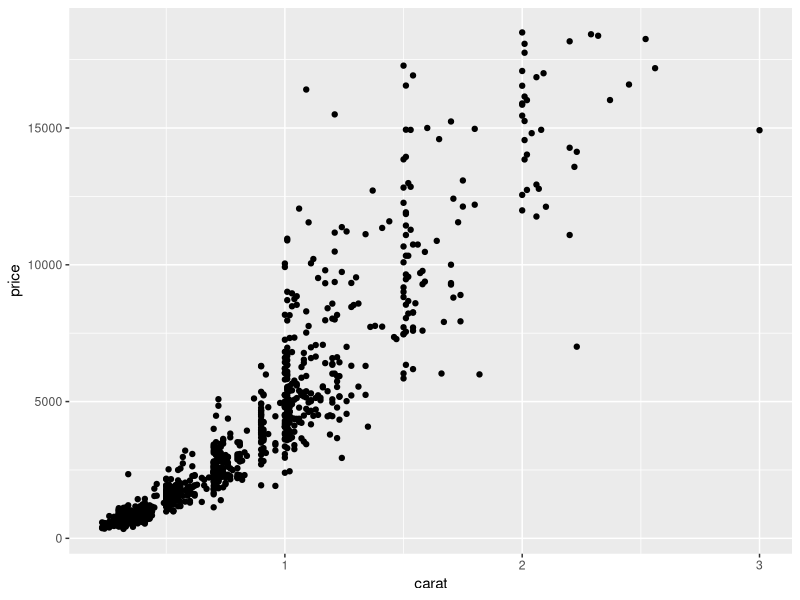
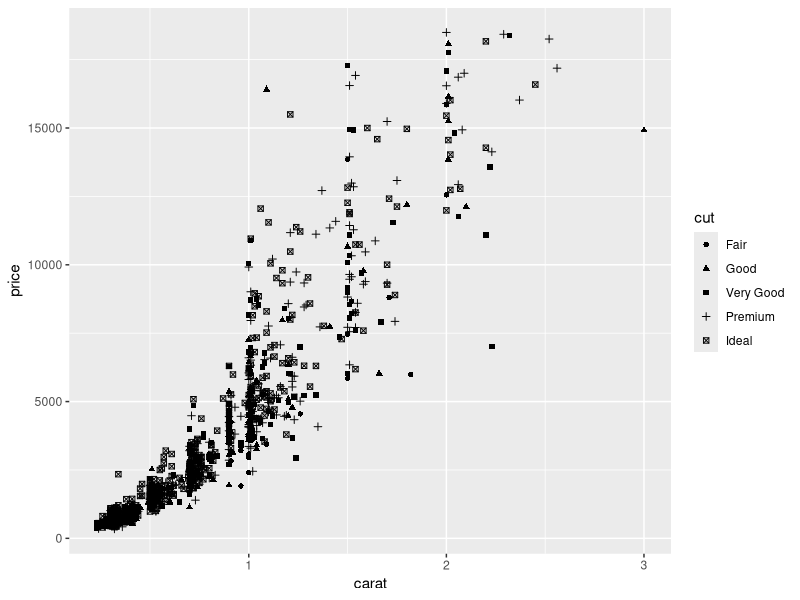
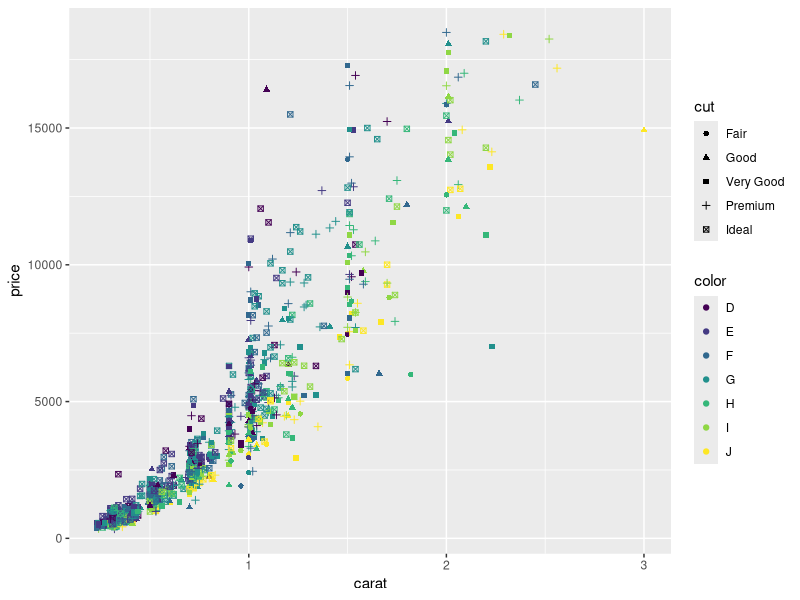
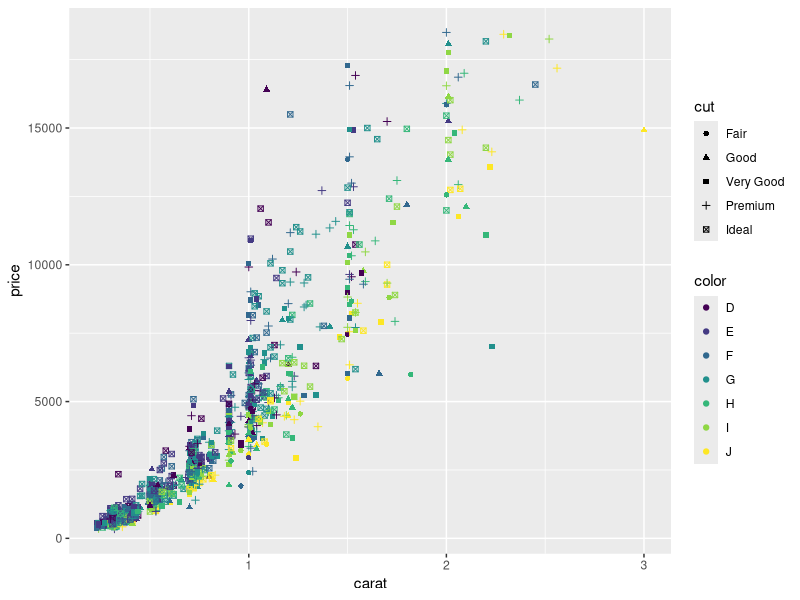
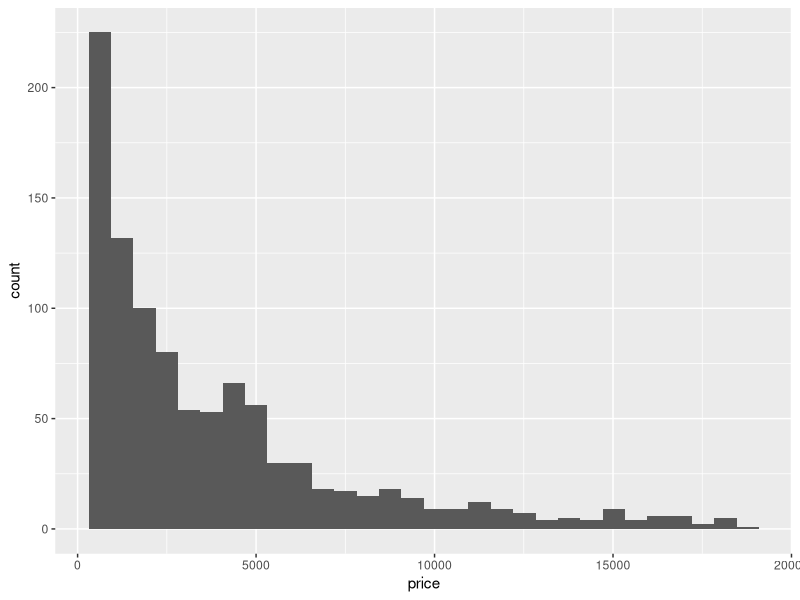
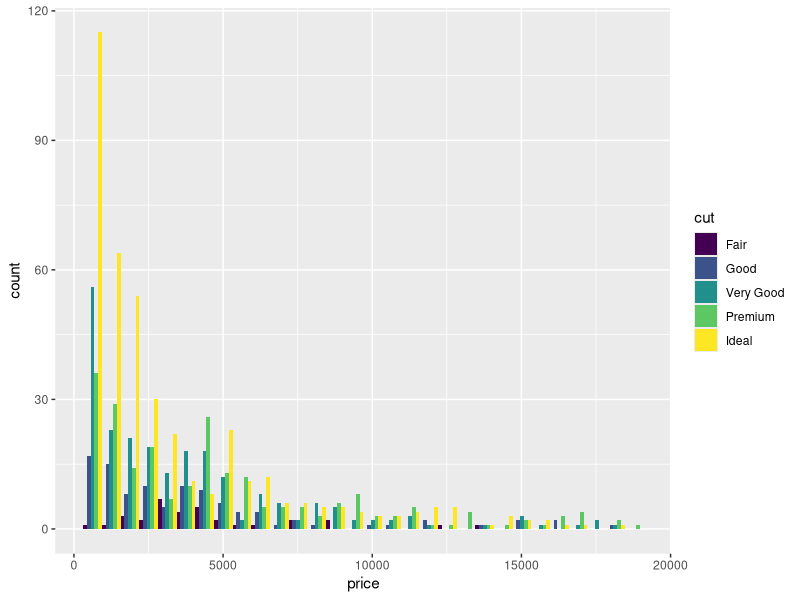
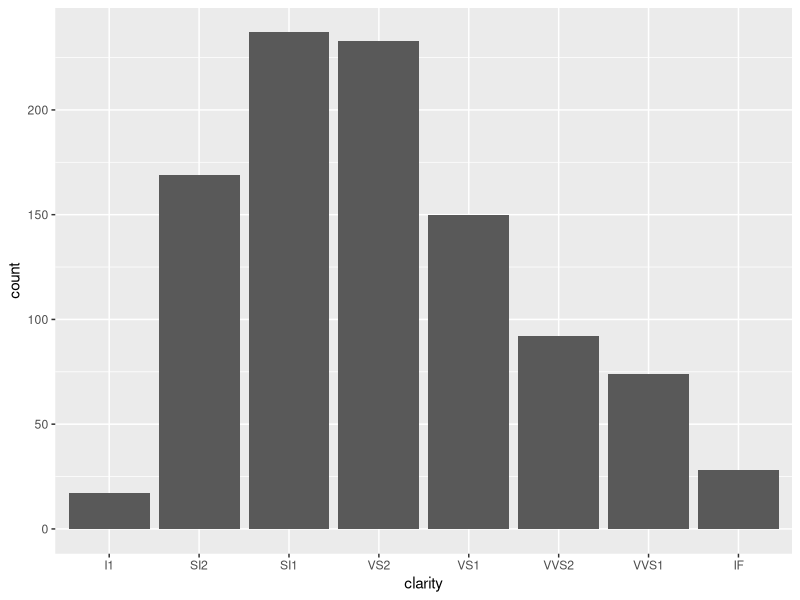
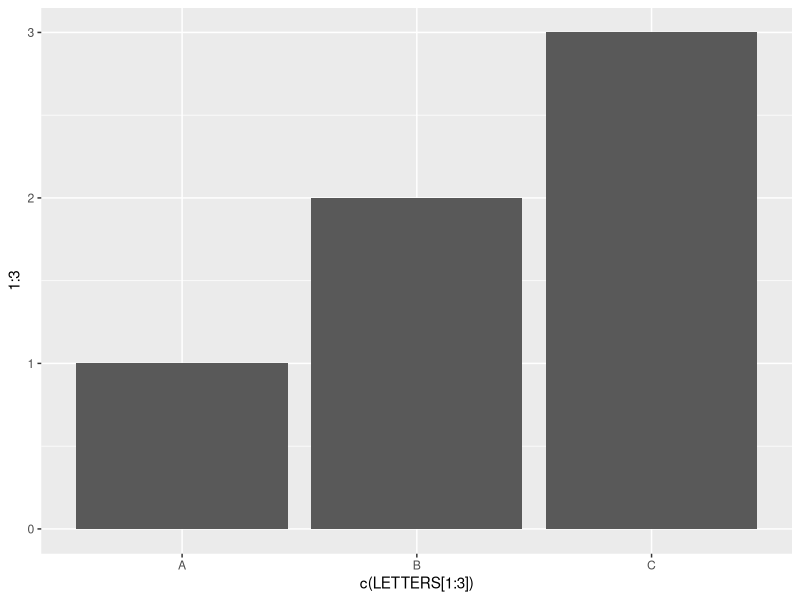

These figures' R source, in order:
## ---- chunk 1
require(ggplot2)
data(diamonds)
set.seed(42)
small <- diamonds[sample(nrow(diamonds), 1000), ]
head(small)
summary(small)
## ---- chunk 2
p <- ggplot(data = small, mapping = aes(x = carat, y = price))
p + geom_point()

## ---- chunk 3
p <- ggplot(data=small, mapping=aes(x=carat, y=price, shape=cut)) 
p+geom_point()
## ---- chunk 4
p <- ggplot(data=small, mapping=aes(x=carat, y=price, shape=cut, colour=color))
p+geom_point()
## ---- chunk 5
p <- ggplot(small) 
p+geom_point(aes(x=carat, y=price, shape=cut, colour=color))
## ---- chunk 6
ggplot(small)+geom_histogram(aes(x=price))
## ---- chunk 7
ggplot(small)+geom_histogram(aes(x=price, fill=cut), position="dodge")
## ---- chunk 8
ggplot(small)+geom_bar(aes(x=clarity))
## ---- chunk 9
ggplot()+geom_bar(aes(x=c(LETTERS[1:3]),y=1:3), stat="identity")
## ---- chunk 10
ggplot(small)+geom_density(aes(x=price, colour=cut))
## ---- chunk 11
ggplot(small)+geom_density(aes(x=price,fill=clarity))
## ---- chunk 12
ggplot(small)+geom_boxplot(aes(x=cut, y=price,fill=color))
## ---- chunk 13
ggplot(small)+geom_point(aes(x=carat, y=price, shape=cut, colour=color))+scale_y_log10()+scale_colour_manual(values=rainbow(7))
## ---- chunk 14
ggplot(small, aes(x=carat, y=price))+geom_point()+scale_y_log10()+stat_smooth()
## ---- chunk 15
ggplot(small)+geom_bar(aes(x=cut, fill=cut))+coord_flip()
## ---- chunk 16
ggplot(small)+geom_bar(aes(x=factor(1), fill=cut))+coord_polar(theta="y")
## ---- chunk 17
require(ggplot2)
p <- ggplot(small, aes(carat, price))
p + geom_point() + geom_smooth()
## ---- chunk 18
ggplot(small, aes(x=carat, y=price))+geom_point(aes(colour=cut))+scale_y_log10() +facet_wrap(~cut)+stat_smooth()
## ---- chunk 19
ggplot(diamonds, aes(carat, price))+ stat_density2d(aes(fill = ..level..), geom="polygon")+ scale_fill_continuous(high='darkred',low='darkgreen')
